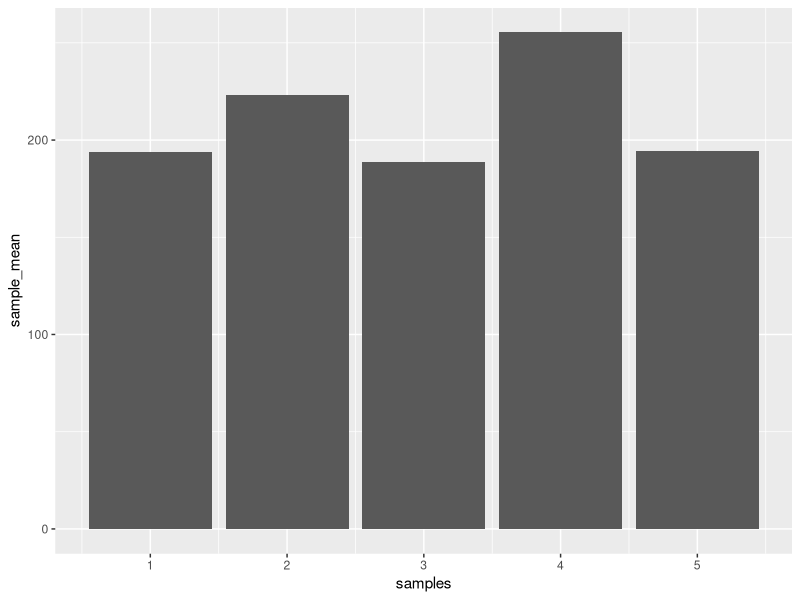
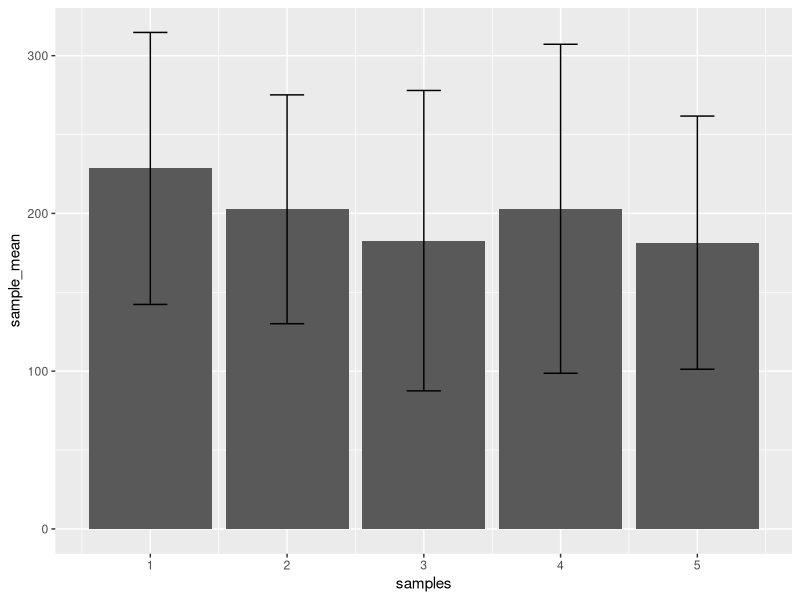
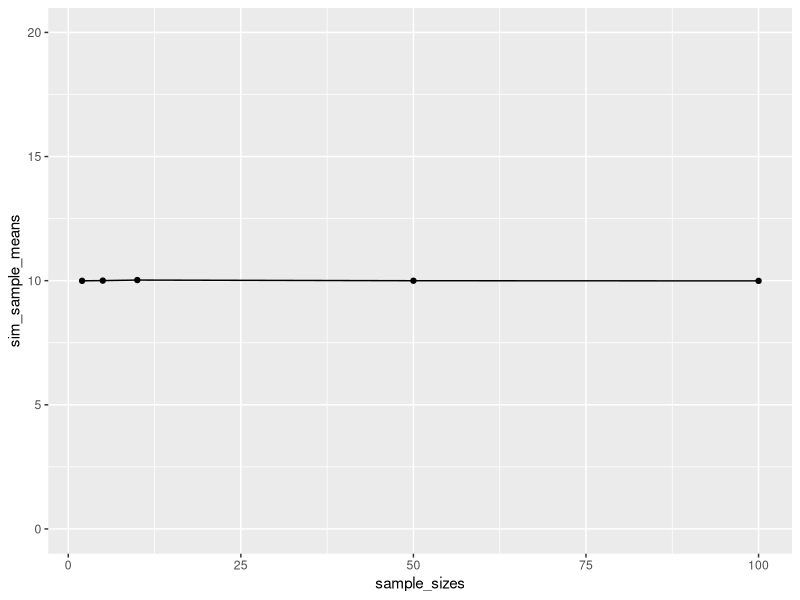
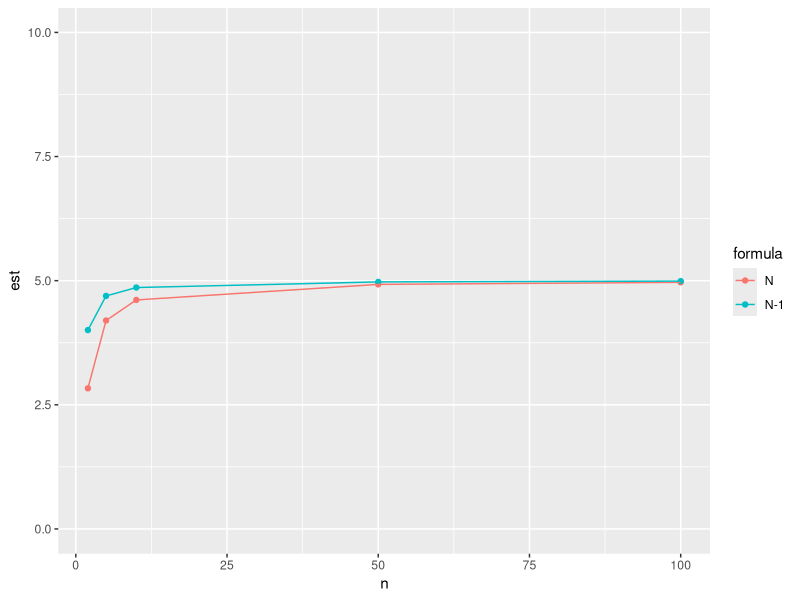

Generate these figures, in order, with R:
## ---- chunk 1
knitr::opts_chunk$set(echo = TRUE)
## ---- chunk 2
observations <- rnorm(5*25,mean=200, sd=100)
samples <- rep(1:5,each =25)
my_data <- data.frame(samples,
                      observations)
library(dplyr)
means <- my_data %>%
  group_by(samples) %>%
  summarize(sample_mean = mean(observations))
library(ggplot2)
ggplot(means, aes(x = samples, y =sample_mean))+
  geom_bar(stat="identity")
## ---- chunk 3
# sampling process
observations <- rnorm(5*25,mean=200, sd=100)
samples <- rep(1:5,each =25)
my_data <- data.frame(samples,observations)
# get means
means <- my_data %>%
  group_by(samples) %>%
  summarize(sample_mean = mean(observations),
            sample_sd = sd(observations))
#plot means
ggplot(means, aes(x = samples, y =sample_mean))+
  geom_bar(stat="identity") +
  geom_errorbar(aes(ymin = sample_mean - sample_sd,
                    ymax = sample_mean + sample_sd),
                width = .25)
## ---- chunk 4

# n 2
observations <- rnorm(2*10000,mean = 10,sd =5)
samples <- rep(1:10000, each =2)
my_data <- data.frame(samples,observations)
summarized_data <- my_data %>%
  group_by(samples) %>%
  summarize(sample_means = mean(observations))
mean(summarized_data$sample_means)
#n 5
observations <- rnorm(5*10000,mean = 10,sd =5)
samples <- rep(1:10000, each =5)
my_data <- data.frame(samples,observations)
summarized_data <- my_data %>%
  group_by(samples) %>%
  summarize(sample_means = mean(observations))
mean(summarized_data$sample_means)
#######
sample_sizes <- c(2,5,10,50,100)
sim_sample_means <- c()
for(i in 1:length(sample_sizes)){
  observations <- rnorm(sample_sizes[i]*10000,mean = 10, sd =5)
  samples <- rep(1:10000, each = sample_sizes[i])
  my_data <- data.frame(samples,observations)
  
  summarized_data <- my_data %>%
    group_by(samples) %>%
    summarize(sample_means = mean(observations))
  
  sim_sample_means[i] <- mean(summarized_data$sample_means)
}
sim_data <- data.frame(sample_sizes, sim_sample_means)
ggplot(sim_data, aes(x=sample_sizes, y=sim_sample_means, group=1))+
  geom_point()+
  geom_line() +
  coord_cartesian(ylim = c(0,20) )
## ---- chunk 5
sd_N <- function(x){
  sqrt(sum((mean(x)-x)^2) / length(x))
}
#######
sample_sizes <- c(2,5,10,50,100)
sim_sample_sd <- c()
sim_sample_sd_N <- c()
for(i in 1:length(sample_sizes)){
  observations <- rnorm(sample_sizes[i]*10000,mean = 10, sd =5)
  samples <- rep(1:10000, each = sample_sizes[i])
  my_data <- data.frame(samples,observations)
  
  summarized_data <- my_data %>%
    group_by(samples) %>%
    summarize(sample_sd = sd(observations),
              sample_sd_N = sd_N(observations))
  
  sim_sample_sd[i] <- mean(summarized_data$sample_sd)
  sim_sample_sd_N[i] <- mean(summarized_data$sample_sd_N)
}
sim_data <- data.frame(n = rep(sample_sizes,2) ,
                       est = c(sim_sample_sd_N,sim_sample_sd),
                       formula = c(rep("N",5), rep("N-1",5)))
ggplot(sim_data, aes(x=n, y=est, group=formula, color = formula))+
  geom_point()+
  geom_line() +
  coord_cartesian(ylim = c(0,10) )
